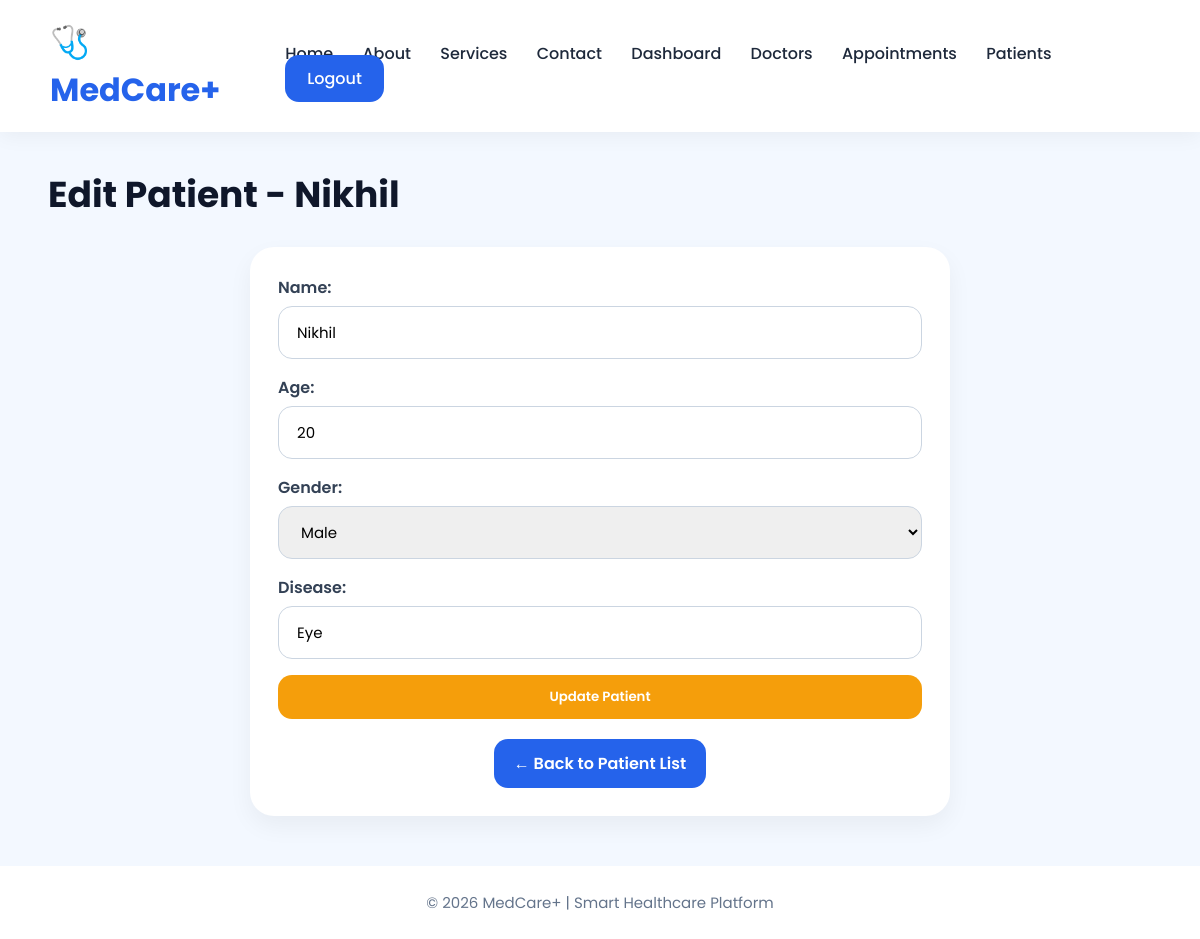
/edit-patient/1/ (signed in), run on the app's committed database.
### accounts/models.py (models this page shows, shortened)
class Patient(models.Model):
    GENDER_CHOICES = [
        ('Male', 'Male'),
        ('Female', 'Female'),
        ('Other', 'Other'),
    ]
    name = models.CharField(max_length=100)
    age = models.IntegerField()
    gender = models.CharField(max_length=10, choices=GENDER_CHOICES)
    disease = models.CharField(max_length=200)
    date_added = models.DateTimeField(auto_now_add=True)

### accounts/views.py (the view)
# urls.py: path('edit-patient/<int:patient_id>/', views.edit_patient, name='edit_patient'),
def edit_patient(request, patient_id):
    patient = get_object_or_404(Patient, id=patient_id)
    if request.method == 'POST':
        form = PatientForm(request.POST, instance=patient)
        if form.is_valid():
            form.save()
            messages.success(request, "Patient updated successfully!")
            return redirect('patients')
    else:
        form = PatientForm(instance=patient)
    return render(request, 'accounts/edit_patient.html', {
        'form': form,
        'patient': patient
    })

### accounts/forms.py
class PatientForm(forms.ModelForm):
    class Meta:
        model = Patient
        fields = ['name', 'age', 'gender', 'disease']

### templates/accounts/edit_patient.html (shortened to what this page needs)
{% extends 'accounts/base.html' %}
{% block content %}
<h2 class="page-title">Edit Patient - {{ patient.name }}</h2>
<div class="card" style="max-width:700px; margin:auto;">
    <form method="POST">
        {{ form.as_p }}
        <button type="submit" class="btn btn-warning" style="width:100%;">Update Patient</button>
    </form>
    <div style="margin-top:20px; text-align:center;">
        <a href="{% url 'patients' %}" class="btn btn-primary">← Back to Patient List</a>
    </div>
</div>
{% endblock %}

### templates/accounts/base.html (style rules this page uses)
* { margin: 0; padding: 0; box-sizing: border-box; font-family: 'Poppins', sans-serif; }
body { background: #f3f8ff; color: #1e293b; }
.page-title { font-size: 36px; font-weight: 700; margin-bottom: 25px; color: #0f172a; }
.card { background: white; padding: 28px; border-radius: 24px; box-shadow: 0 10px 25px rgba(0,0,0,0.05); margin-bottom: 30px; }
.btn { display: inline-block; padding: 12px 20px; border-radius: 14px; text-decoration: none; font-weight: 600; transition: 0.3s; border: none; cursor: pointer; }
.btn-primary { background: #2563eb; color: white; }
.btn-warning { background: #f59e0b; color: white; }
.search-box input, form input, form select, form textarea { width: 100%; padding: 14px 18px; border: 1px solid #cbd5e1; border-radius: 14px; font-size: 15px; margin-bottom: 16px; outline: none; }
label { font-weight: 600; display: block; margin-bottom: 6px; color: #334155; }

### data on the page
Patient: name "Nikhil", age "20", gender "Male", disease "Eye"
